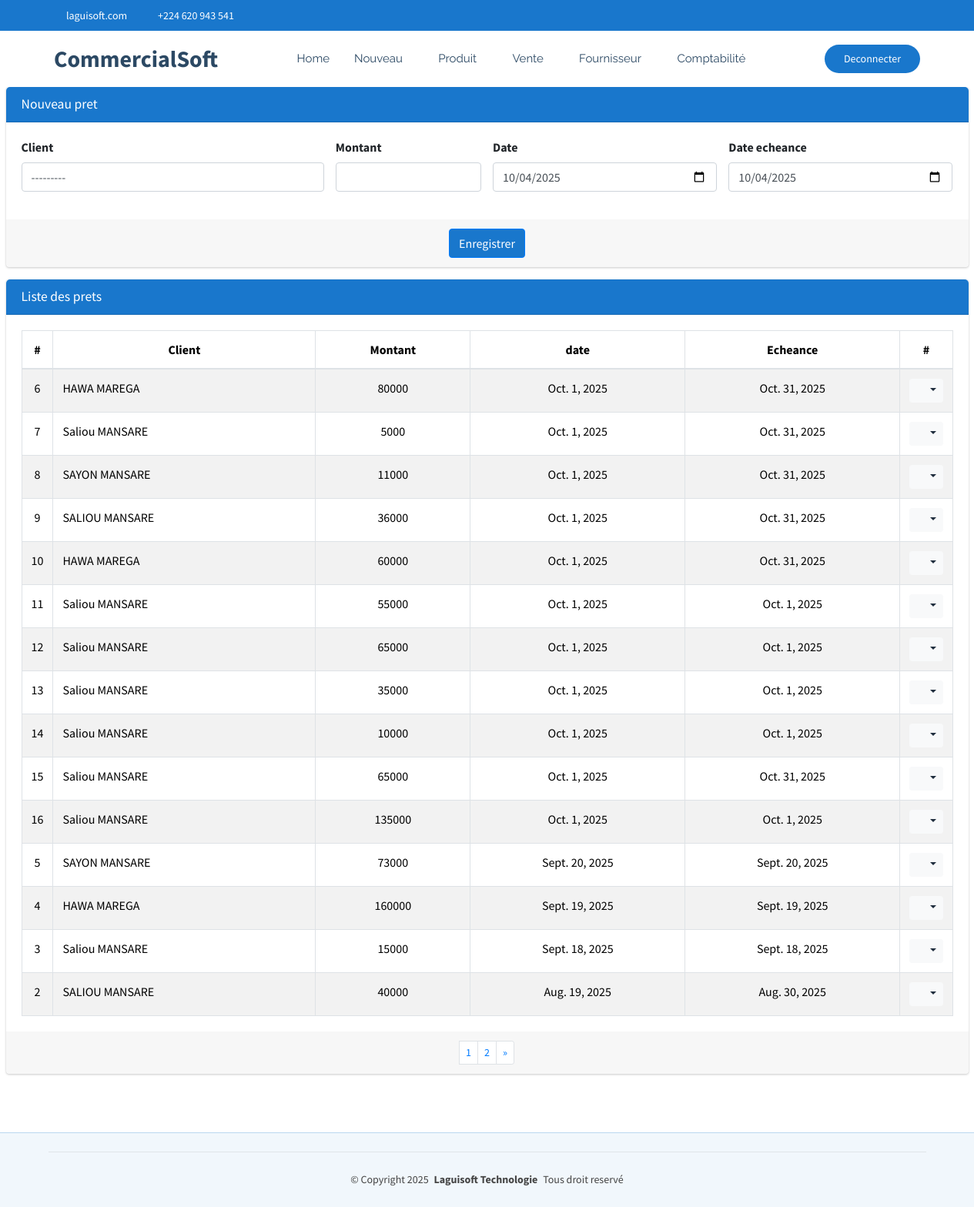
The page /commerce/commerce/pret/Client (signed in) on the database as committed earlier.
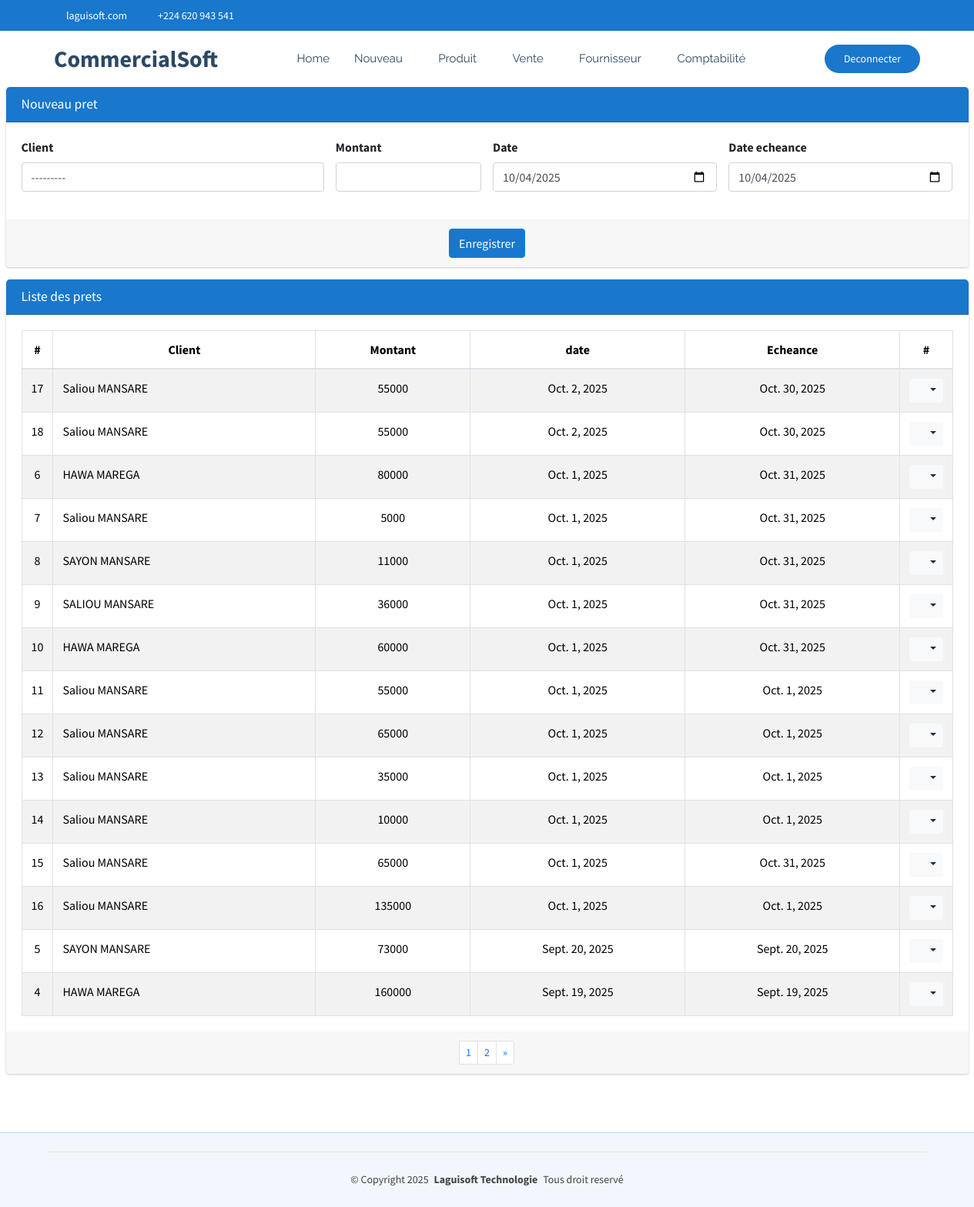
The same page on the database as committed later.
### CommercialSoft/models.py (models this page shows)
class PretClient(models.Model):
    client=models.ForeignKey(Client, on_delete=models.SET_NULL, null=True, related_name='prets')
    montant=models.BigIntegerField()
    date=models.DateField(default=timezone.now)
    dateEcheance=models.DateField(default=timezone.now)
    payer=models.CharField(max_length=5, choices=[('Non','Non'),('Oui','Oui')], default='Non')
    commande=models.ForeignKey(Commande, on_delete=models.SET_NULL, null=True, blank=True)
    user=models.ForeignKey(settings.AUTH_USER_MODEL, on_delete=models.PROTECT)
    commentaire=models.CharField(max_length=50, null=True, blank=True)

class Client(models.Model):
    societe=models.ForeignKey(Societe, on_delete=models.CASCADE, null=True)
    nom=models.CharField(max_length=70, unique=True)
    telephone=models.CharField(max_length=20,null=True,blank=True)
    adresse=models.CharField(max_length=30, null=True, blank=True)
    email=models.EmailField(max_length=50, null=True, blank=True)
    matricule=models.CharField(max_length=20,null=True, blank=True)
    pourcentage=models.PositiveSmallIntegerField()
    detteMaximale=models.PositiveBigIntegerField()
    def __str__(self):
        return self.nom

### CommercialSoft/views.py (the view)
# urls.py: path('commerce/pret/Client', views.pretClient_list_create,name="commerce_pretClient"),
@login_required
def pretClient_list_create(request):
    if request.method == "POST":
        form = detteClientForm(request.POST)
        if form.is_valid():
            dette = form.save(commit=False)
            dette.user=request.user
            dette.save()  # Sauvegarder après modification
            messages.success(request, "pret créée avec succès !")
            return redirect('commerce_pretClient')
        else:
            messages.error(request, "Erreur lors de la création de la pret.")
    else:
        form = detteClientForm()
    pret = PretClient.objects.all().order_by('-date')
    paginator = Paginator(pret, 15)
    page = request.GET.get('page')
    paginated_depense = paginator.get_page(page)
    return render(request, 'CommercialSoft/pretClient.html', {'form': form,'listes': paginated_depense})

### CommercialSoft/forms.py
class detteClientForm(forms.ModelForm):
    class Meta:
        model = PretClient
        fields = ['client', 'montant', 'date','dateEcheance']
        widgets = {
            'client': forms.Select(attrs={'class': 'form-control select2bs4', "id":"idClient"}),
            'montant': forms.NumberInput(attrs={'class': 'form-control'}),
            'date': forms.DateInput(attrs={'class': 'form-control', 'type': 'date'}),
            'dateEcheance': forms.DateInput(attrs={'class': 'form-control', 'type': 'date'}),
        }

### CommercialSoft/templates/CommercialSoft/pretClient.html (shortened to what the changed rows need)
{% extends "CommercialSoft/starter-page.html" %}
{% load static %}
{% block css %}
    <link rel="stylesheet" href="{% static 'autre/plugins/fontawesome-free/css/all.min.css' %}">
    <link rel="stylesheet" href="https://code.ionicframework.com/ionicons/2.0.1/css/ionicons.min.css">
  <link rel="stylesheet" href="{% static 'autre/plugins/sweetalert2-theme-bootstrap-4/bootstrap-4.min.css' %}">
    <link rel="stylesheet" href="{% static 'autre/dist/css/adminlte.min.css' %}">
    <link rel="stylesheet" href="{% static 'autre/plugins/toastr/toastr.min.css' %}">
{% endblock %}
{% block corp %}
<section class="content pt-0">
  <div class="container-fluid">
    <div class="row">
      <div class="col-md-12">
        <div class="card card-primary">
            <div class="card-body">
              <table class="table table-bordered table-hover table-striped">
                <thead>
                  <tr>
                    <th style="width: 10px" class="text-center">#</th>
                    <th class="text-center">Client</th>
                    <th class="text-center">Montant</th>
                    <th class="text-center">date</th>
                    <th class="text-center">Echeance</th>
                    <th style="width: 40px" class="text-center">#</th>
                  </tr>
                </thead>
                <tbody>
                  {% if listes %}
                    {% for liste in listes %}
                      <tr>
                        <td class="text-center">{{liste.id}}</td>
                        <td>{{liste.client.nom}}</td>
                        <td class="text-center">{{liste.montant}}</td>
                        <td class="text-center">{{liste.date}}</td>
                        <td class="text-center">{{liste.dateEcheance}}</td>
                        <td class="text-center">
                          <div class="btn-group">
                            <button type="button" class="btn btn-sm btn-light dropdown-toggle" data-toggle="dropdown" aria-expanded="false">
                              <i class="fas fa-cogs"></i>
                            </button>
                          </div>
                        </td>
                      </tr>
                    {% endfor %}
                  {% else %}
                    <tr>
                      <td colspan="14" class="text-center">Aucune ligne disponible pour le moment.</td>
                    </tr>
                  {% endif %}
                </tbody>
              </table>
            </div>
            <div class="card-footer clearfix">
              <ul class="pagination pagination-sm m-0 justify-content-center">
                <li class="page-item">
                  {% for num in listes.paginator.page_range %}
                    {% if listes.number == num %}
                      <li class="page-item"><a class="page-link" href="">{{ num }}</a></li>
                    {% else %}
                      <li class="page-item"><a class="page-link" href="?page={{ num }}">{{ num }}</a></li>
                    {% endif %}
                  {% endfor %}
              </ul>
            </div>
          </div>
      </div>
    </div>
  </div>
</section>
  {% endblock %}

Rows that differ between the two databases and show on the page:
no longer on this page (row unchanged): PretClient: id "3", client.nom "Saliou MANSARE", montant "15000", date "Sept. 18, 2025", dateEcheance "Sept. 18, 2025"
no longer on this page (row unchanged): PretClient: id "2", client.nom "SALIOU MANSARE", montant "40000", date "Aug. 19, 2025", dateEcheance "Aug. 30, 2025"
added PretClient: id "17", client.nom "Saliou MANSARE", montant "55000", date "Oct. 2, 2025", dateEcheance "Oct. 30, 2025"
added PretClient: id "18", client.nom "Saliou MANSARE", montant "55000", date "Oct. 2, 2025", dateEcheance "Oct. 30, 2025"
